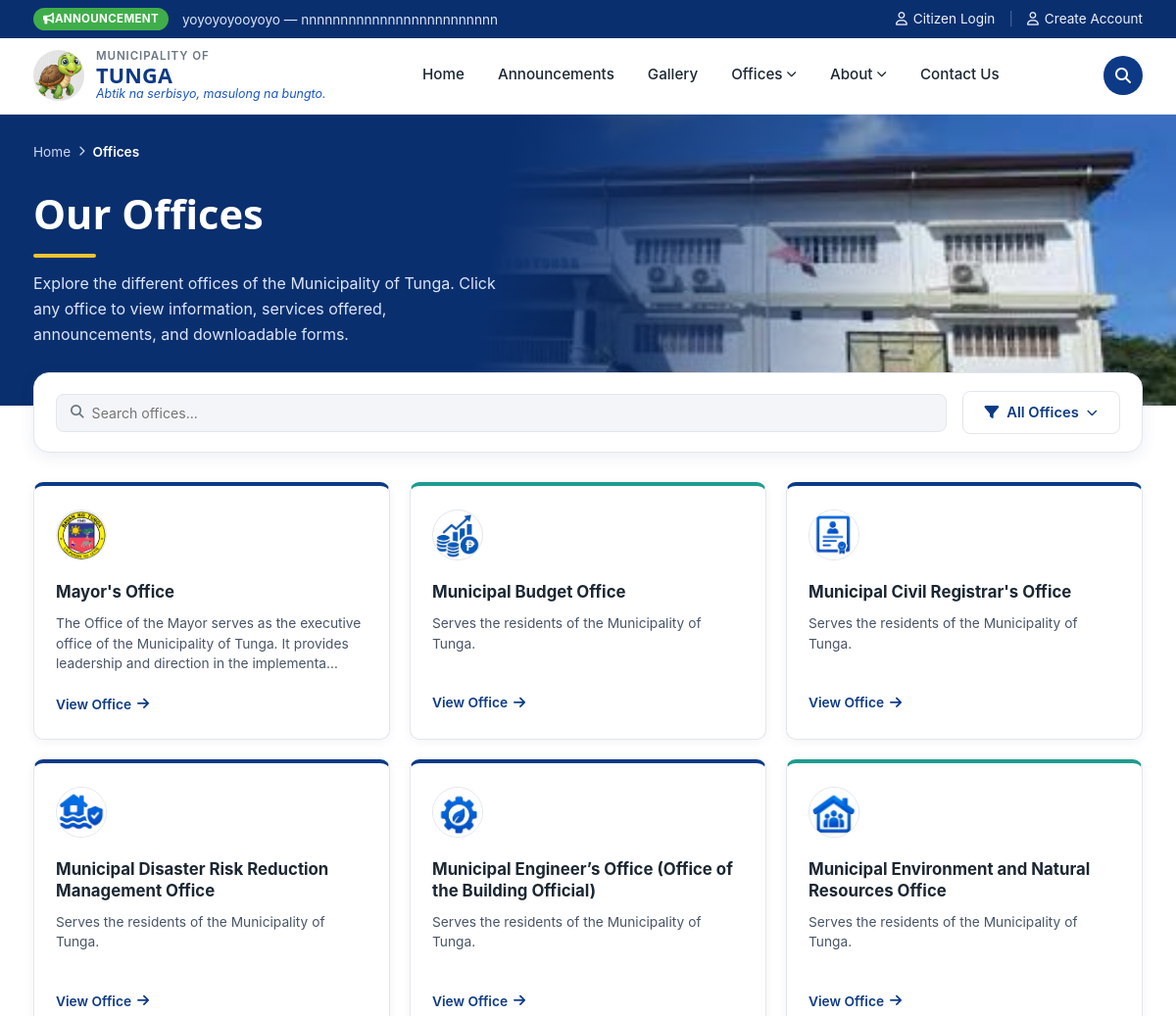
Before: /offices/ (upper part) with the older database file.
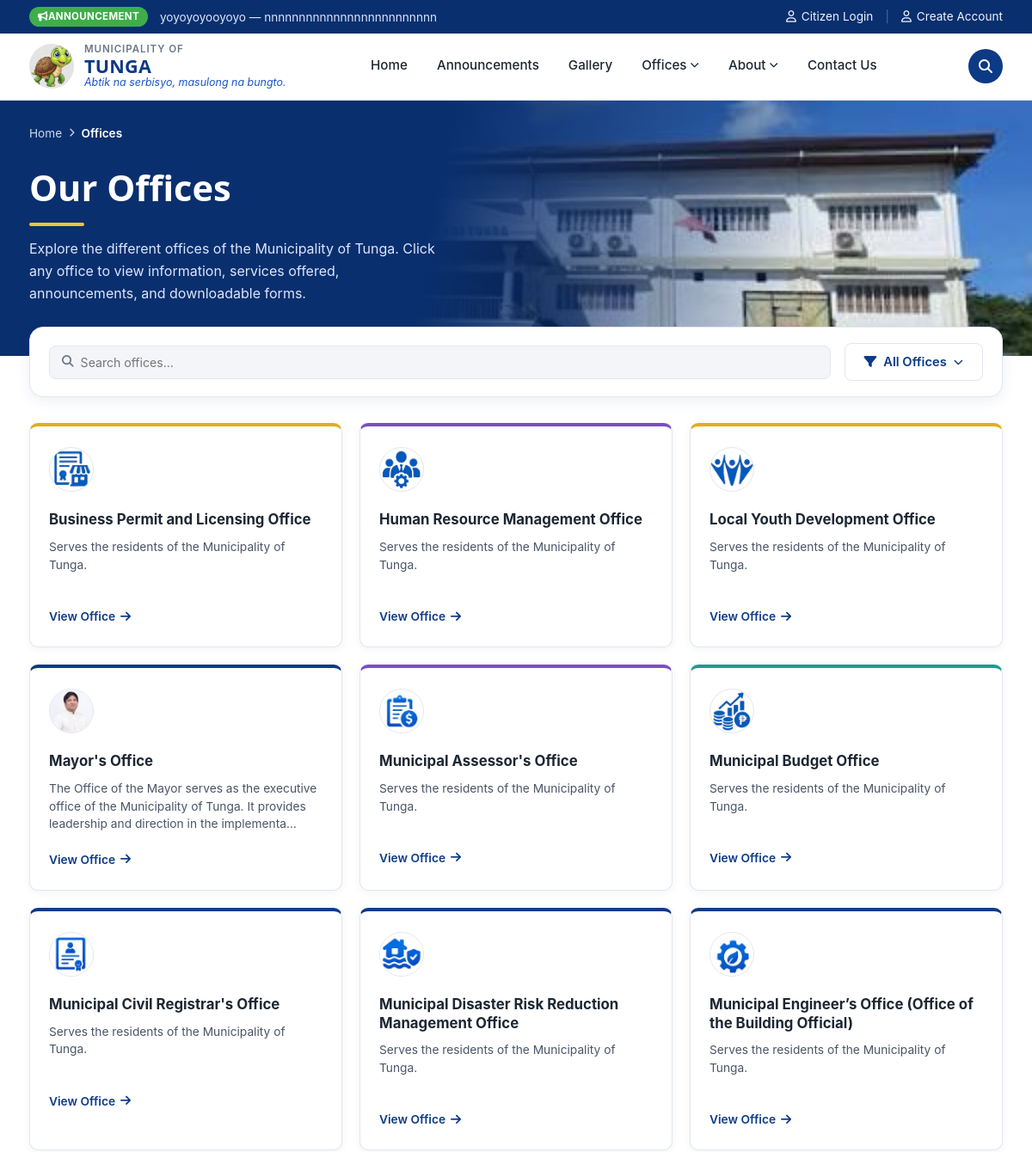
After: the same page with the newer database file.
### office_dashboard/models.py (models this page shows, shortened)
class Announcement(models.Model):
    STATUS_CHOICES = [
        ("pending", "Pending Approval"),
        ("published", "Published"),
        ("reject", "Reject"),
        ("returned", "Returned"),
        ("archive", "Archived"),
    ]
    PRIORITY_CHOICES = [
        ("Normal", "Normal"),
        ("Low", "Low"),
        ("High", "High"),
        ("Urgent", "Urgent"),
    ]
    representative = models.ForeignKey(
        OfficeRepresentative,
        on_delete=models.CASCADE,
        related_name="announcements"
    )
    title = models.CharField(max_length=255)
    subtitle = models.CharField(
        max_length=255,
        blank=True
    )
    category = models.CharField(
        max_length=100,
        blank=True
    )
    content = models.TextField(
        blank=True
    )
    image = models.ImageField(
        upload_to="announcements/",
        blank=True,
        null=True
    )
    author = models.CharField(
        max_length=255,
        blank=True
    )
    date_posted = models.DateField(
        null=True,
        blank=True
    )
    expiration_date = models.DateTimeField(
        null=True,
        blank=True
    )
    last_updated = models.DateTimeField(auto_now=True)
    priority = models.CharField(
        max_length=20,
        choices=PRIORITY_CHOICES,
        default="Normal"
    )
    status = models.CharField(
        max_length=20,
        choices=STATUS_CHOICES,
        default="pending"
    )
    admin_note = models.TextField(blank=True)
    is_pinned = models.BooleanField(default=False)
    views = models.PositiveIntegerField(
        default=0
    )
    created_at = models.DateTimeField(
        auto_now_add=True
    )

### offices/models.py (models this page shows, shortened)
class Office(models.Model):
    name = models.CharField(max_length=100)
    slug = models.SlugField(unique=True, max_length=150)
    logo = models.ImageField(upload_to="office_logos/", blank=True, null=True)
    about = models.TextField(blank=True)
    description = models.TextField(blank=True)
    head_name = models.CharField(max_length=255, blank=True)
    position_title = models.CharField(max_length=255, blank=True)
    office_hours = models.CharField(max_length=255, blank=True)
    location = models.CharField(max_length=255, blank=True)
    email = models.EmailField(blank=True)
    telephone = models.CharField(max_length=100, blank=True)
    service_pledge = models.TextField(blank=True)
    mandate = models.TextField(blank=True)
    vision = models.TextField(blank=True)
    mission = models.TextField(blank=True)
    goal = models.TextField(blank=True)
    objective = models.TextField(blank=True)
    facebook_url = models.URLField(
        blank=True,
        help_text="Link to this office's official Facebook page, shown as an icon on its public page.",
    )
    twitter_url = models.URLField(
        blank=True,
        help_text="Link to this office's official X (Twitter) page, shown as an icon on its public page.",
    )
    instagram_url = models.URLField(
        blank=True,
        help_text="Link to this office's official Instagram page, shown as an icon on its public page.",
    )
    youtube_url = models.URLField(
        blank=True,
        help_text="Link to this office's official YouTube channel, shown as an icon on its public page.",
    )
    hero_image = models.ImageField(
        upload_to="office_hero/",
        blank=True,
        null=True,
        help_text="Banner image shown at the top of this office's public page. Defaults to the standard municipal hall photo when empty.",
    )
    display_order = models.PositiveIntegerField(default=9999)
    is_visible = models.BooleanField(
        default=True,
        help_text="Uncheck to hide this office from the public Offices page."
    )

### portal/views.py (the view)
# urls.py: path('offices/', views.offices, name='offices'),
def offices(request):
    office_list = (
        Office.objects
        .exclude(slug="lgu-super-admin")
        .filter(is_visible=True)
        .order_by("display_order", "name")
    )
    for office in office_list:
        icon, color, icon_image = get_office_card_style(office)
        office.card_icon = icon
        office.card_color = color
        office.card_image = icon_image
    return render(request, "offices/offices.html", {
        "office_list": office_list,
    })

### admin_dashboard/context_processors.py (called while the page is built, shortened)
def site_contact_info(request):
    return {"site_contact": SiteContactInfo.get_solo()}

def is_super_admin(request):
    if not request.user.is_authenticated:
        return {"is_super_admin": False}
    return {"is_super_admin": SuperAdmin.objects.filter(user=request.user).exists()}

def ticker_announcements(request):
    from office_dashboard.models import Announcement
    announcements = list(
        Announcement.objects.filter(status='published').order_by('-date_posted', '-created_at')[:5]
    )
    return {"ticker_announcements": announcements}

def nav_offices(request):
    from django.urls import reverse
    from offices.models import Office
    offices_list = list(
        Office.objects
        .exclude(slug="lgu-super-admin")
        .filter(is_visible=True, representative__isnull=False, representative__user__is_active=True)
        .order_by("display_order", "name")
    )
    for o in offices_list:
        o.nav_url = reverse('offices:office_detail', args=[o.slug])
    return {"nav_offices": offices_list}

def public_notifications(request):
    if not request.user.is_authenticated:
        return {"public_notifications": []}

### templates/offices/offices.html (shortened to what this page needs)
{% extends "base.html" %}
{% load static %}
{% block content %}
<section class="page-hero">
  <img src="{% static 'images/lgu_bldg.jpeg' %}" alt="Tunga Municipal Hall" class="page-hero__bg">
  <div class="page-hero__scrim"></div>
  <div class="page-hero__inner">
    <div class="breadcrumb"><a href="{% url 'home' %}">Home</a> <i class="fa-solid fa-chevron-right" style="font-size:.65rem"></i> <span class="current">Offices</span></div>
    <h1>Our Offices</h1>
    <p>Explore the different offices of the Municipality of Tunga. Click any office to view information, services offered, announcements, and downloadable forms.</p>
  </div>
</section>
<section class="offices-search-wrap">
  <div class="container">
    <div class="panel offices-search">
      <div class="search-input">
        <i class="fa-solid fa-magnifying-glass"></i>
        <input type="text" placeholder="Search offices...">
      </div>
      <button class="btn btn-outline filter-btn"><i class="fa-solid fa-filter"></i> All Offices <i class="fa-solid fa-chevron-down" style="font-size:.7rem"></i></button>
    </div>
  </div>
</section>
<section class="offices-list">
  <div class="container offices-grid">
    {% for office in office_list %}
    <a href="{% url 'offices:office_detail' office.slug %}" class="office-card office-card--{{ office.card_color }}">
      {% if office.logo %}
        <img src="{{ office.logo.url }}" alt="{{ office.name }}" class="office-card__icon office-card__icon--img" loading="lazy">
      {% elif office.card_image %}
        <img src="{% static office.card_image %}" alt="{{ office.name }}" class="office-card__icon office-card__icon--img">
      {% else %}
        <i class="{{ office.card_icon }} office-card__icon"></i>
      {% endif %}
      <div class="office-card__body">
        <h3>{{ office.name }}</h3>
        <p>{{ office.about|default:"Serves the residents of the Municipality of Tunga."|truncatechars:140 }}</p>
      </div>
      <span class="office-card__link"><span class="office-card__link-text">View Office</span> <i class="fa-solid fa-arrow-right"></i></span>
    </a>
    {% empty %}
    <p style="grid-column:1/-1;text-align:center;color:var(--gray-400,#8a92ab);padding:24px 0;">No offices to show right now.</p>
    {% endfor %}
  </div>
</section>
{% endblock %}

### templates/base.html (shortened to what the changed rows need)
{% load static %}
<!DOCTYPE html>
<html lang="en">
<head>
    <link rel="stylesheet" href="{% static 'css/base.css' %}">
    <link rel="stylesheet" href="{% static 'css/homepage.css' %}">
    <link rel="stylesheet" href="{% static 'css/offices.css' %}">
    <link rel="stylesheet" href="{% static 'css/announcements.css' %}">
    <link rel="stylesheet" href="{% static 'css/gallery.css' %}">
    <link rel="stylesheet" href="{% static 'css/aboutus.css' %}">
    <link rel="stylesheet" href="{% static 'css/history.css' %}">
    <link rel="stylesheet" href="{% static 'css/contactus.css' %}">
    <link rel="stylesheet" href="{% static 'css/base.css' %}">
    <link rel="stylesheet" href="{% static 'css/auth.css' %}">
    <link rel="stylesheet" href="{% static 'css/mayorsoffice.css' %}">
    <link rel="stylesheet" href="https://cdnjs.cloudflare.com/ajax/libs/font-awesome/6.5.1/css/all.min.css">
</head>
<body>
  <header class="top-bar">
  <div class="container">
    <span class="top-bar__msg-wrap">
      {% for a in ticker_announcements %}
        <span class="top-bar__msg{% if forloop.first %} top-bar__msg--active{% endif %}">{{ a.title }} — {{ a.subtitle|default:a.content|truncatewords:20 }}</span>
      {% empty %}
        <span class="top-bar__msg top-bar__msg--active">No announcements at this time.</span>
      {% endfor %}
    </span>
  </div>
</header>
<main>
    {% block content %}
    {% endblock %}
</main>
</body>
</html>

Changed rows visible on the page:
no longer on this page (row unchanged): Office: shows a picture, name "Municipal Environment and Natural Resources Office", about "Serves the residents of the Municipality of Tunga."
now on this page (row edited): Office: shows a picture, name "Business Permit and Licensing Office", about "Serves the residents of the Municipality of Tunga."
now on this page (row edited): Office: shows a picture, name "Human Resource Management Office", about "Serves the residents of the Municipality of Tunga."
now on this page (row edited): Office: shows a picture, name "Local Youth Development Office", about "Serves the residents of the Municipality of Tunga."
changed Office "Mayor's Office": logo: a different picture
now on this page (row edited): Office: shows a picture, name "Municipal Assessor's Office", about "Serves the residents of the Municipality of Tunga."
